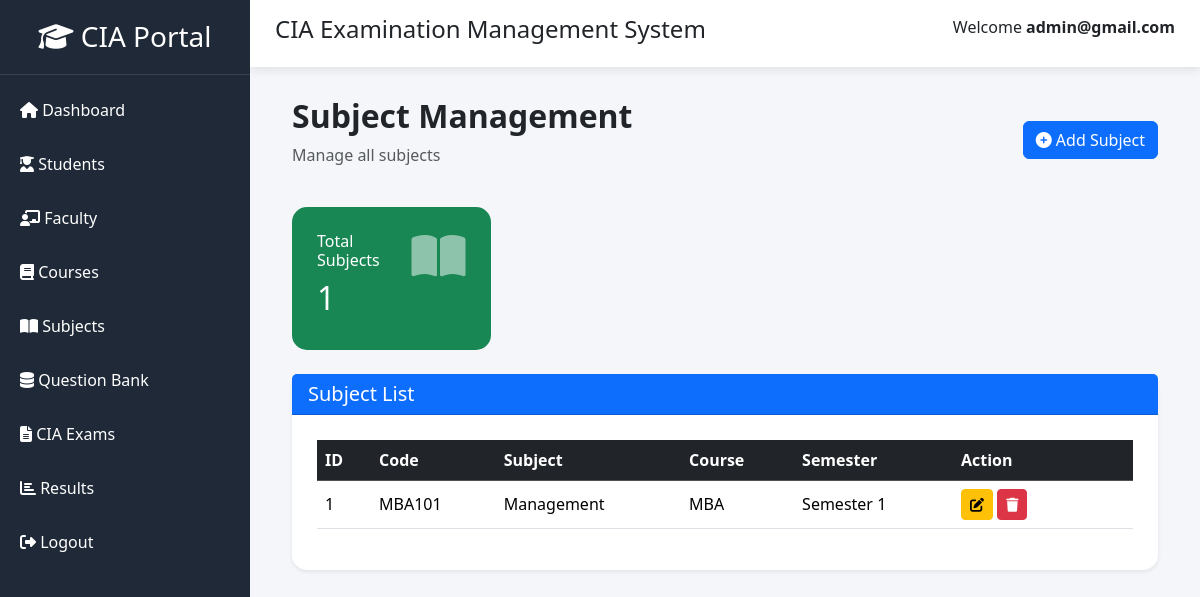
Page /admin-panel/subjects/ (signed in) on the earlier database version.
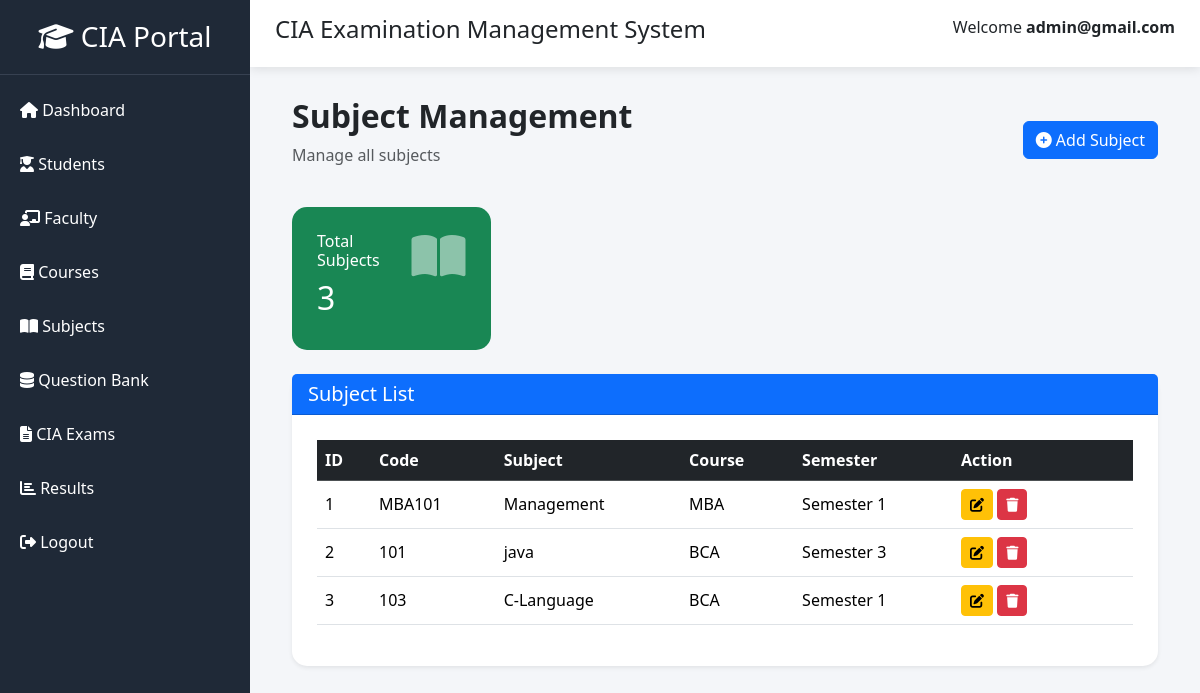
Same page on the later database version.
### quiz/models.py (models this page shows, shortened)
class User(AbstractUser):
    is_student = models.BooleanField(default=False)
    is_faculty = models.BooleanField(default=False)
    course = models.CharField(
        max_length=100,
        blank=True,
        null=True
    )
    semester = models.IntegerField(
        default=1,
        blank=True,
        null=True
    )

class Subject(models.Model):
    code = models.CharField(
        max_length=20,
        unique=True
    )
    name = models.CharField(
        max_length=100
    )
    course = models.ForeignKey(
        Course,
        on_delete=models.CASCADE
    )
    semester = models.IntegerField()

class Course(models.Model):
    name = models.CharField(
        max_length=100
    )

### quiz/views.py (the view)
@login_required
@user_passes_test(is_admin)
def manage_subjects(request):
    subjects = Subject.objects.select_related(
        "course"
    ).all().order_by("id")
    context = {
        "subjects": subjects,
        "total_subjects": subjects.count(),
    }
    return render(
        request,
        "admin_panel/manage_subjects.html",
        context
    )

### quiz/views.py (called while the page is built)
def is_admin(user):
    return user.is_authenticated and user.is_superuser

### quiz/templates/admin_panel/manage_subjects.html (shortened to what this page needs)
{% extends "admin_panel/base.html" %}
{% block content %}
<div class="container-fluid">
    <div class="d-flex justify-content-between align-items-center mb-4">
        <div>
            <h2 class="fw-bold">
                Subject Management
            </h2>
            <p class="text-muted">
                Manage all subjects
            </p>
        </div>
        <a href="{% url 'add_subject' %}"
           class="btn btn-primary">
            <i class="fas fa-plus-circle"></i>
            Add Subject
        </a>
    </div>
    <div class="row mb-4">
        <div class="col-lg-3">
            <div class="card dashboard-card bg-success text-white">
                <div class="card-body">
                    <div class="d-flex justify-content-between">
                        <div>
                            <h6>Total Subjects</h6>
                            <h2>{{ total_subjects }}</h2>
                        </div>
                        <i class="fas fa-book-open fa-3x opacity-50"></i>
                    </div>
                </div>
            </div>
        </div>
    </div>
    <div class="card shadow-sm">
        <div class="card-header bg-primary text-white">
            <h5 class="mb-0">
                Subject List
            </h5>
        </div>
        <div class="card-body">
            <div class="table-responsive">
                <table class="table table-hover align-middle">
                    <thead class="table-dark">
                        <tr>
                            <th>ID</th>
                            <th>Code</th>
                            <th>Subject</th>
                            <th>Course</th>
                            <th>Semester</th>
                            <th width="180">
                                Action
                            </th>
                        </tr>
                    </thead>
                    <tbody>
                    {% for subject in subjects %}
                    <tr>
                        <td>{{ subject.id }}</td>
                        <td>{{ subject.code }}</td>
                        <td>{{ subject.name }}</td>
                        <td>{{ subject.course.name }}</td>
                        <td>Semester {{ subject.semester }}</td>
                        <td>
                            <a href="{% url 'edit_subject' subject.id %}"
                               class="btn btn-warning btn-sm">
                                <i class="fas fa-edit"></i>
                            </a>
                            <a href="{% url 'delete_subject' subject.id %}"
                               class="btn btn-danger btn-sm"
                               onclick="return confirm('Delete this subject?')">
                                <i class="fas fa-trash"></i>
                            </a>
                        </td>
                    </tr>
                    {% endfor %}
                    </tbody>
                </table>
            </div>
        </div>
    </div>
</div>
{% endblock %}

### quiz/templates/admin_panel/base.html (shortened to what this page needs)
{% load static %}
<!DOCTYPE html>
<html lang="en">
<head>
<link href="https://cdn.jsdelivr.net/npm/bootstrap@5.3.3/dist/css/bootstrap.min.css" rel="stylesheet">
<link href="https://cdnjs.cloudflare.com/ajax/libs/font-awesome/6.5.2/css/all.min.css" rel="stylesheet">
</head>
<body>
<div class="sidebar">
<h3>
<i class="fas fa-graduation-cap"></i>
CIA Portal
</h3>
<a href="{% url 'admin_dashboard' %}">
<i class="fas fa-home"></i>
Dashboard
</a>
<a href="{% url 'manage_students' %}">
<i class="fas fa-user-graduate"></i>
Students
</a>
<a href="{% url 'manage_faculty' %}">
<i class="fas fa-chalkboard-teacher"></i>
Faculty
</a>
<a href="{% url 'manage_courses' %}">
<i class="fas fa-book"></i>
Courses
</a>
<a href="{% url 'manage_subjects' %}">
<i class="fas fa-book-open"></i>
Subjects
</a>
<a href="{% url 'question_bank' %}">
<i class="fas fa-database"></i>
Question Bank
</a>
<a href="{% url 'manage_exams' %}">
    <i class="fas fa-file-alt"></i>
    CIA Exams
</a>
<a href="{% url 'view_results' %}">
<i class="fas fa-chart-bar"></i>
Results
</a>
<a href="{% url 'logout' %}">
<i class="fas fa-sign-out-alt"></i>
Logout
</a>
</div>
<div class="content">
<div class="topbar d-flex justify-content-between">
<h4>
CIA Examination Management System
</h4>
<div>
Welcome
<strong>
{{ request.user.username }}
</strong>
</div>
</div>
<div class="main-content">
{% block content %}
{% endblock %}
</div>
</div>
</body>
</html>

### quiz/templates/admin_panel/base.html (style rules this page uses)
body { background:#f4f6f9; overflow-x:hidden; }
.sidebar { position:fixed; left:0; top:0; width:250px; height:100vh; background:#1f2937; color:white; }
.sidebar h3 { padding:20px; text-align:center; border-bottom:1px solid #374151; }
.sidebar a { display:block; color:white; text-decoration:none; padding:15px 20px; transition:.3s; }
.content { margin-left:250px; }
.topbar { background:white; padding:15px 25px; box-shadow:0 2px 10px rgba(0,0,0,.1); }
.main-content { padding:30px; }
.card { border:none; border-radius:15px; }
.card-body { padding:25px; }

Differences in the rows shown:
added Subject: id "2", code "101", name "java", course.name "BCA", semester "3"
added Subject: id "3", code "103", name "C-Language", course.name "BCA", semester "1"
Other differences:
{{ total_subjects }}: "1" → "3"
